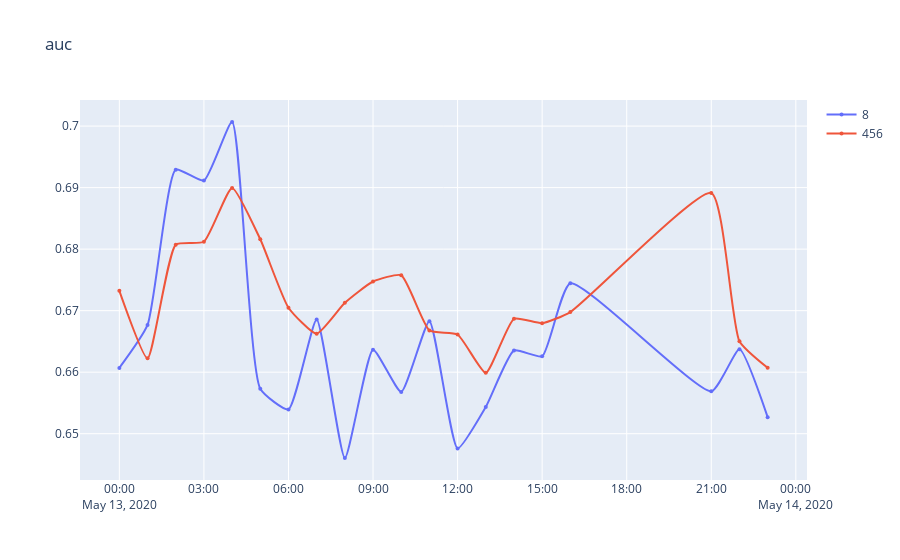
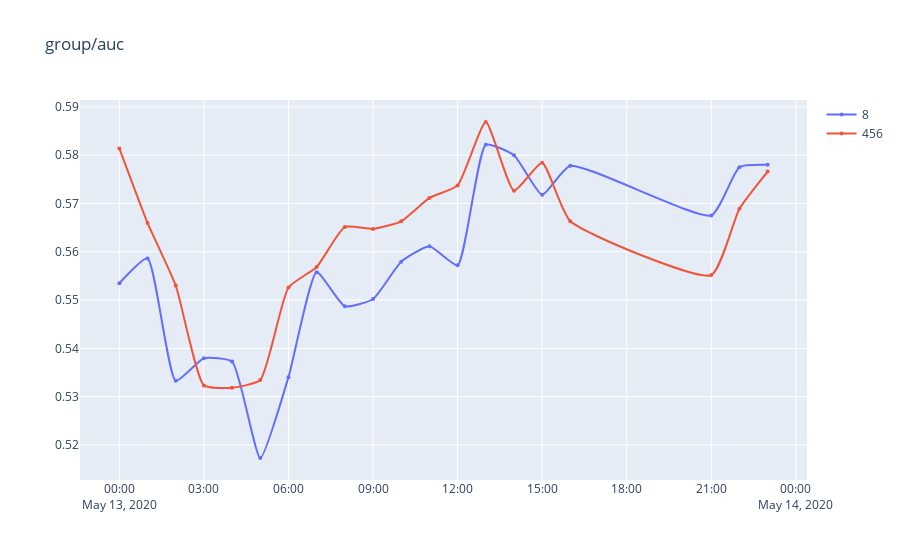
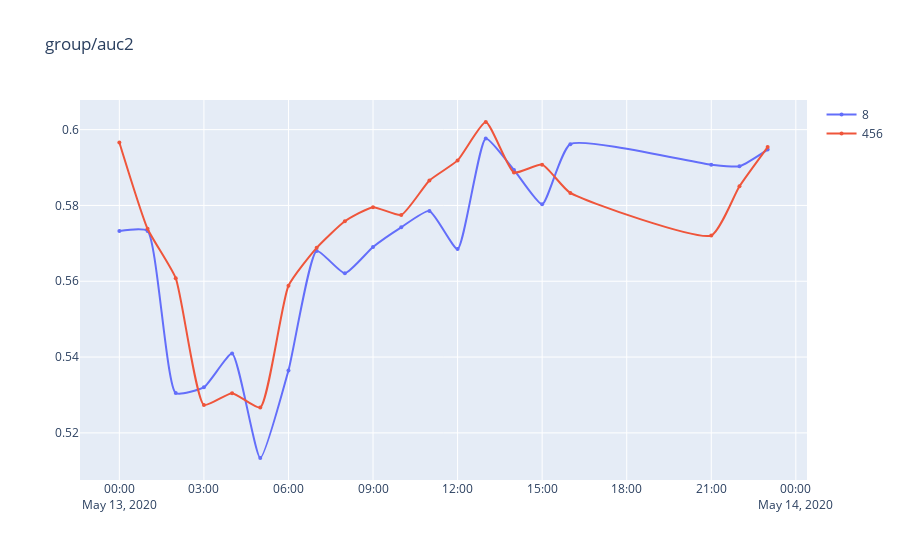
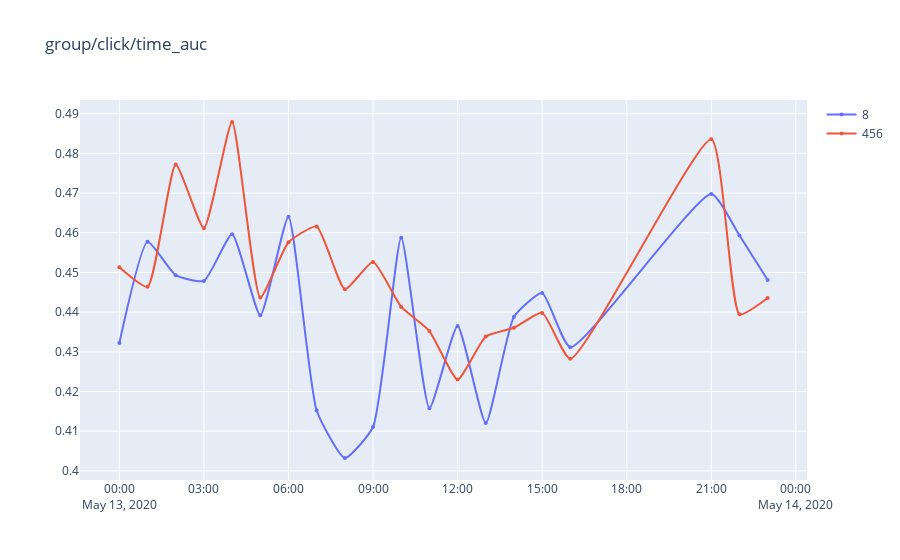

Notebook source saved alongside these figures, in order:
### Code cell
gezi.line(df[df.abtest.isin(['8', '456'])], x='hour', y=['auc', 'group/auc', 'group/auc2', 'group/click/time_auc', 'group/ndcg3_click', 'group/top1_click', 'group/first_click_position',
  'group/last_click_position', 'stats/click_ratio', 'cold/group/auc'], color='abtest')
